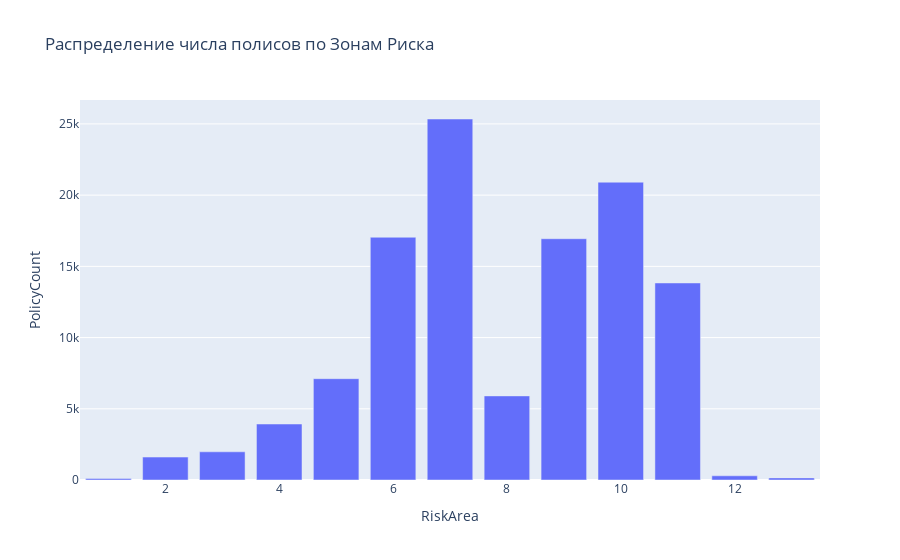

The notebook cell saved with this chart:
### Code cell
fig = px.bar(df_group_riskarea, x='RiskArea', y='PolicyCount', title='Распределение числа полисов по Зонам Риска')
fig.show()

### Figure 1 — Plotly figure (JSON) as saved in the notebook; plotly's stock layout.template omitted (floating-point values rounded to 4 significant figures)
{"data": [{"alignmentgroup": "True", "hovertemplate": "RiskArea=%{x}<br>PolicyCount=%{y}<extra></extra>", "legendgroup": "", "marker": {"color": "#636efa"}, "name": "", "offsetgroup": "", "orientation": "v", "showlegend": false, "textposition": "auto", "type": "bar", "x": [1, 2, 3, 4, 5, 6, 7, 8, 9, 10, 11, 12, 13], "xaxis": "x", "y": [101, 1610, 1979, 3931, 7112, 17044, 25346, 5905, 16940, 20910, 13834, 295, 148], "yaxis": "y"}], "layout": {"barmode": "relative", "legend": {"tracegroupgap": 0}, "title": {"text": "Распределение числа полисов по Зонам Риска"}, "xaxis": {"anchor": "y", "domain": [0, 1], "title": {"text": "RiskArea"}}, "yaxis": {"anchor": "x", "domain": [0, 1], "title": {"text": "PolicyCount"}}}}
